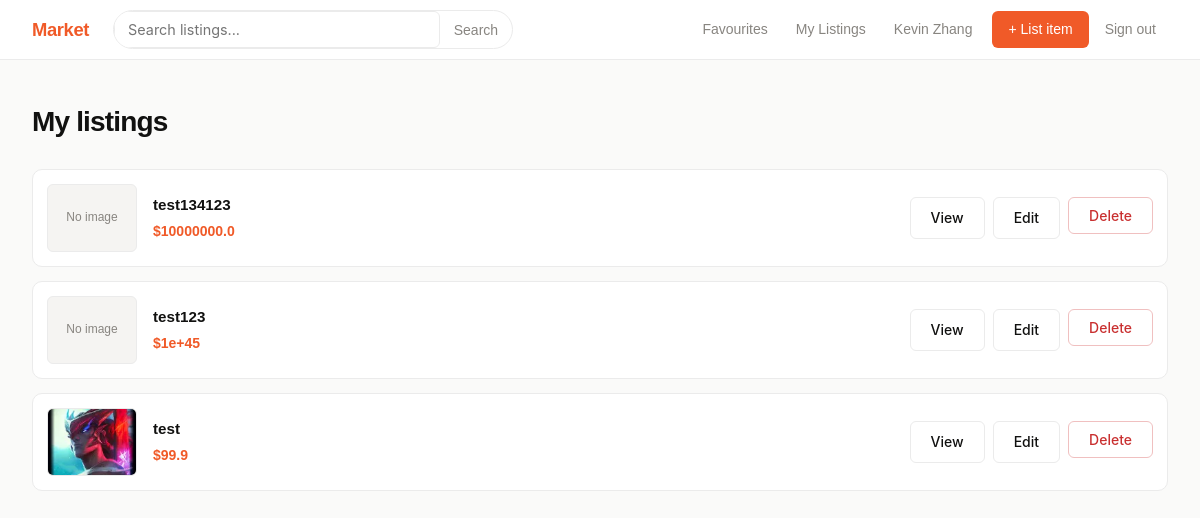
Screenshot of /my-listing (signed in) with the database file from the repository.
### app.py (models this page shows)
class User(UserMixin, db.Model):
    id = db.Column(db.Integer, primary_key=True)
    google_id = db.Column(db.String(128), unique=True, nullable=False)
    name = db.Column(db.String(128), nullable=False)
    email = db.Column(db.String(256), nullable=True)
    listings = db.relationship("Listing", backref="seller")
    favourites = db.relationship("Listing", secondary=favourites_table)

class Listing(db.Model):
    id = db.Column(db.Integer, primary_key=True)
    user_id = db.Column(db.Integer, db.ForeignKey("user.id"))
    title = db.Column(db.String(200), nullable=False)
    description = db.Column(db.Text, nullable=False)
    price = db.Column(db.Float, nullable=False)
    location = db.Column(db.String(200), nullable=False)
    image_filename = db.Column(db.String(256))

### app.py (the view)
@app.route('/my-listing')
@login_required
def my_listing():
    listings = Listing.query.filter_by(user_id=current_user.id).all()
    return render_template('my_listing.html', listings=listings)

### app.py (called while the page is built)
@login_manager.user_loader
def load_user(user_id):
    return User.query.get(int(user_id))

### templates/my_listing.html (shortened to what this page needs)
{% extends "base.html" %}
{% block content %}
<div class="page-header">
    <h1>My listings</h1>
</div>
{% if listings %}
    <div class="my-list">
        {% for listing in listings %}
            <div class="my-list-item">
                {% if listing.image_filename %}
                    <div class="my-list-img">
                        <img src="{{ url_for('static', filename='uploads/' ~ listing.image_filename) }}" alt="{{ listing.title }}">
                    </div>
                {% else %}
                    <div class="my-list-no-img">No image</div>
                {% endif %}
                <div class="my-list-info">
                    <p class="my-list-title">{{ listing.title }}</p>
                    <p class="my-list-price">${{ listing.price }}</p>
                </div>
                <div class="my-list-actions">
                    <a href="{{ url_for('view_listing', listing_id=listing.id) }}" class="btn btn-outline">View</a>
                    <a href="{{ url_for('edit_listing', listing_id=listing.id) }}" class="btn btn-outline">Edit</a>
                    <form method="POST" action="{{ url_for('delete_listing', listing_id=listing.id) }}" onsubmit="return confirm('Delete this listing?')">
                        <button type="submit" class="btn btn-delete">Delete</button>
                    </form>
                </div>
            </div>
        {% endfor %}
    </div>
{% else %}
    <div class="empty">
        <h2>No listings yet</h2>
    </div>
{% endif %}
{% endblock %}

### templates/base.html (shortened to what this page needs)
<!DOCTYPE html>
<html lang="en">
<head>
    <link rel="stylesheet" href="{{ url_for('static', filename='style/base.css') }}">
</head>
<body>
<nav>
    <a href="{{ url_for('home') }}" class="nav-logo">Market</a>
    <form class="nav-search" method="GET" action="{{ url_for('home') }}">
        <input type="text" name="search" placeholder="Search listings..." value="{{ request.args.get('search', '') }}">
        <button type="submit">Search</button>
    </form>
    <div class="nav-links">
        {% if current_user.is_authenticated %}
            <a href="{{ url_for('favourites') }}" class="nav-link">Favourites</a>
            <a href="{{ url_for('my_listing') }}" class="nav-link">My Listings</a>
            <span class="nav-name">{{ current_user.name }}</span>
            <a href="{{ url_for('create_listing') }}" class="btn-nav">+ List item</a>
            <a href="{{ url_for('logout') }}" class="nav-link">Sign out</a>
        {% else %}
            <a href="{{ url_for('google_login') }}" class="btn-nav">Sign in</a>
        {% endif %}
    </div>
</nav>
<main>
    {% block content %}{% endblock %}
</main>
</body>
</html>

### static/style/base.css (style rules this page uses)
*, *::before, *::after { box-sizing: border-box; margin: 0; padding: 0; }
:root { --orange: #f05a28; --orange-dk: #d44a1a; --orange-lt: #fff4f0; --bg: #fafaf9; --surface: #ffffff; --border: #ebebeb; --text: #111110; --muted: #888580; --radius: 10px; --radius-sm: 6px; }
body { font-family: sans-serif; background: var(--bg); color: var(--text); min-height: 100vh; display: flex; flex-direction: column; line-height: 1.6; }
a { color: inherit; text-decoration: none; }
img { display: block; max-width: 100%; }
h1 { font-family: sans-serif; font-size: 1.75rem; font-weight: 800; letter-spacing: -.03em; margin-bottom: 24px; }
nav { background: var(--surface); border-bottom: 1px solid var(--border); padding: 0 32px; height: 60px; display: flex; align-items: center; gap: 24px; position: sticky; top: 0; z-index: 100; }
.nav-logo { font-family: 'Syne', sans-serif; font-weight: 800; font-size: 1.15rem; color: var(--orange); letter-spacing: -.02em; white-space: nowrap; }
.nav-search { flex: 1; max-width: 400px; display: flex; border: 1.5px solid var(--border); border-radius: 999px; overflow: hidden; transition: border-color .15s; }
.nav-search input { flex: 1; border: none; background: transparent; padding: 7px 16px; font-family: 'Inter', sans-serif; font-size: .875rem; color: var(--text); outline: none; }
.nav-search button { border: none; background: transparent; padding: 0 14px; cursor: pointer; color: var(--muted); font-size: .875rem; }
.nav-links { display: flex; align-items: center; gap: 4px; margin-left: auto; }
.nav-link { font-size: .875rem; font-weight: 500; color: var(--muted); padding: 6px 12px; border-radius: var(--radius-sm); transition: color .15s, background .15s; }
.nav-name { font-size: .875rem; font-weight: 500; color: var(--muted); padding: 6px 12px; }
.btn-nav { background: var(--orange); color: #fff; font-size: .875rem; font-weight: 500; padding: 7px 16px; border-radius: var(--radius-sm); transition: background .15s; margin-left: 4px; }
main { flex: 1; max-width: 1200px; width: 100%; margin: 0 auto; padding: 40px 32px; }
.btn { display: inline-block; padding: 9px 20px; border-radius: var(--radius-sm); font-family: 'Inter', sans-serif; font-size: .875rem; font-weight: 500; cursor: pointer; border: none; transition: background .15s, color .15s; text-decoration: none; }
.btn-outline { background: transparent; color: var(--text); border: 1.5px solid var(--border); }
.btn-delete { background: transparent; color: #c93030; border: 1.5px solid #f0c0c0; }
.my-list { display: flex; flex-direction: column; gap: 14px; }
.my-list-item { background: var(--surface); border: 1px solid var(--border); border-radius: var(--radius); display: flex; gap: 16px; padding: 14px; align-items: center; }
.my-list-img { width: 90px; height: 68px; border-radius: var(--radius-sm); overflow: hidden; background: #f5f4f2; flex-shrink: 0; border: 1px solid var(--border); }
.my-list-img img { width: 100%; height: 100%; object-fit: cover; }
.my-list-no-img { width: 90px; height: 68px; border-radius: var(--radius-sm); background: #f5f4f2; border: 1px solid var(--border); flex-shrink: 0; display: flex; align-items: center; justify-content: center; font-size: .75rem; color: var(--muted); }
.my-list-info { flex: 1; min-width: 0; }
.my-list-title { font-weight: 600; font-size: .95rem; white-space: nowrap; overflow: hidden; text-overflow: ellipsis; }
.my-list-price { font-size: .875rem; color: var(--orange); font-weight: 600; margin-top: 2px; }
.my-list-actions { display: flex; gap: 8px; flex-shrink: 0; }
input[type="text"], input[type="number"], input[type="file"], textarea { border: 1.5px solid var(--border); border-radius: var(--radius-sm); padding: 9px 13px; font-family: 'Inter', sans-serif; font-size: .9rem; color: var(--text); background: var(--surface); outline: none; transition: border-color .15s; width: 100%; }

### rows the page displays
User: name "Kevin Zhang"
Listing: shows "No image", title "test134123", price "10000000.0"
Listing: shows "No image", title "test123", price "1e+45"
Listing: image_filename+title (picture), title "test", price "99.9"
